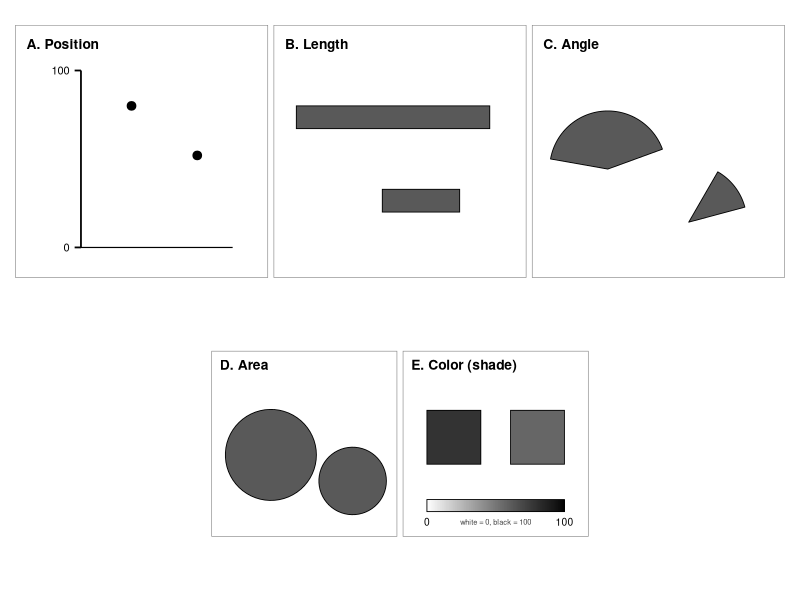
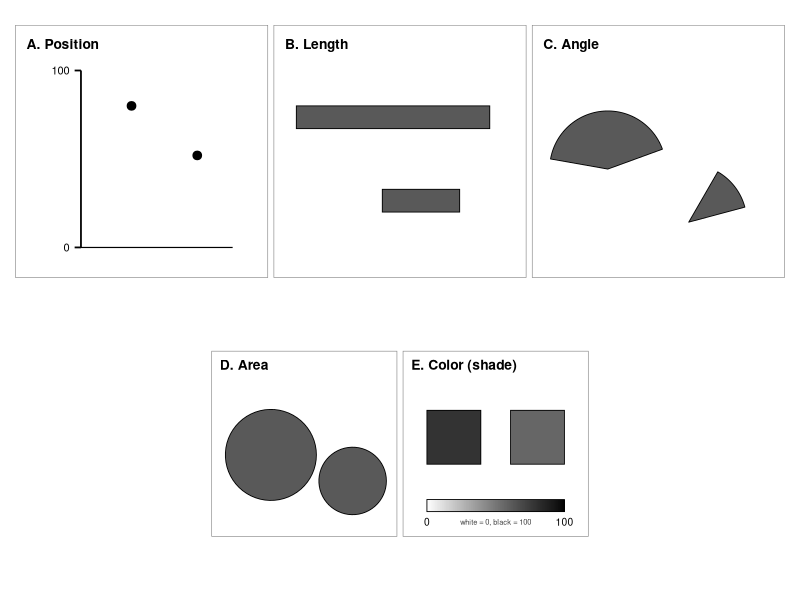

Source code (R) for these figures, in order:
# scripts/07_what_the_eye_compares.R
# Workbook 3.1, "Doth My Eyes Deceive Me?": Figure 8, two values shown five ways. The smaller
# value as a percent of the larger is 65, 40, 30, 55, and 75.
library(tidyverse)
library(patchwork)

# every panel is a 10 by 10 square with a thin border and a title in the corner
panel <- function(title) {
  list(annotate("text", x = 0.45, y = 9.25, label = title, hjust = 0, size = 3.5, fontface = "bold"),
       coord_equal(xlim = c(0, 10), ylim = c(0, 10), expand = FALSE),
       theme_void(),
       theme(panel.border = element_rect(fill = NA, colour = "grey50", linewidth = 0.4),
             plot.margin = margin(2, 2, 2, 2)))
}
# points on the edge of a circle or a wedge, for drawing with geom_polygon
arc <- function(cx, cy, r, from = 0, to = 360, wedge = FALSE) {
  a <- seq(from, to, length.out = 60) * pi / 180
  d <- tibble(x = cx + r * cos(a), y = cy + r * sin(a))
  if (wedge) d <- bind_rows(tibble(x = cx, y = cy), d, tibble(x = cx, y = cy))
  d
}
ink <- "grey35"

# A. position on a common scale: 80 and 52
pA <- ggplot() +
  annotate("segment", x = 2.6, xend = 2.6, y = 1.2, yend = 8.2, linewidth = 0.6) +
  annotate("segment", x = 2.35, xend = 2.6, y = c(1.2, 8.2), yend = c(1.2, 8.2), linewidth = 0.6) +
  annotate("text", x = 2.15, y = c(1.2, 8.2), label = c("0", "100"), hjust = 1, size = 2.8) +
  annotate("segment", x = 2.6, xend = 8.6, y = 1.2, yend = 1.2, linewidth = 0.4) +
  annotate("point", x = c(4.6, 7.2), y = 1.2 + 7 * c(80, 52) / 100, size = 2.6) +
  panel("A. Position")

# B. length with no shared baseline: 90 and 36
pB <- ggplot() +
  annotate("rect", xmin = 0.9, xmax = 0.9 + 90 * 0.085, ymin = 5.9, ymax = 6.8, fill = ink, colour = "black", linewidth = 0.3) +
  annotate("rect", xmin = 4.3, xmax = 4.3 + 36 * 0.085, ymin = 2.6, ymax = 3.5, fill = ink, colour = "black", linewidth = 0.3) +
  panel("B. Length")

# C. angle: 150 and 45 degrees
pC <- ggplot() +
  geom_polygon(data = arc(3.0, 4.3, 2.3, 20, 170, wedge = TRUE), aes(x, y), fill = ink, colour = "black", linewidth = 0.3) +
  geom_polygon(data = arc(6.2, 2.2, 2.3, 15, 60, wedge = TRUE), aes(x, y), fill = ink, colour = "black", linewidth = 0.3) +
  panel("C. Angle")

# D. area: 100 and 55. The smaller circle has 55 percent of the area, so its radius is sqrt(0.55) times as long.
pD <- ggplot() +
  geom_polygon(data = arc(3.2, 4.4, 2.45), aes(x, y), fill = ink, colour = "black", linewidth = 0.3) +
  geom_polygon(data = arc(7.6, 3.0, 2.45 * sqrt(0.55)), aes(x, y), fill = ink, colour = "black", linewidth = 0.3) +
  panel("D. Area")

# E. shade: 80 percent black and 60 percent black, with the scale underneath
strip <- tibble(x = seq(1.3, 8.7, length.out = 200), shade = seq(0, 100, length.out = 200))
pE <- ggplot() +
  geom_tile(data = strip, aes(x = x, y = 1.675, fill = shade), width = 7.4 / 199 + 0.02, height = 0.65) +
  annotate("rect", xmin = 1.3, xmax = 8.7, ymin = 1.35, ymax = 2.0, fill = NA, colour = "black", linewidth = 0.3) +
  annotate("rect", xmin = 1.3, xmax = 4.2, ymin = 3.9, ymax = 6.8, fill = grey(1 - 0.80), colour = "black", linewidth = 0.3) +
  annotate("rect", xmin = 5.8, xmax = 8.7, ymin = 3.9, ymax = 6.8, fill = grey(1 - 0.60), colour = "black", linewidth = 0.3) +
  annotate("text", x = c(1.3, 8.7), y = 0.8, label = c("0", "100"), size = 2.6) +
  annotate("text", x = 5.0, y = 0.8, label = "white = 0, black = 100", size = 1.9, colour = "grey25") +
  scale_fill_gradient(low = "white", high = "black", limits = c(0, 100), guide = "none") +
  panel("E. Color (shade)")

fig08 <- (pA | pB | pC) / (plot_spacer() | pD | pE | plot_spacer()) +
  plot_layout(widths = c(1, 1, 1))
print(fig08)


ggsave("output/figures/fig08_experiment.png", fig08, width = 6.5, height = 4.5, dpi = 300, bg = "white")
